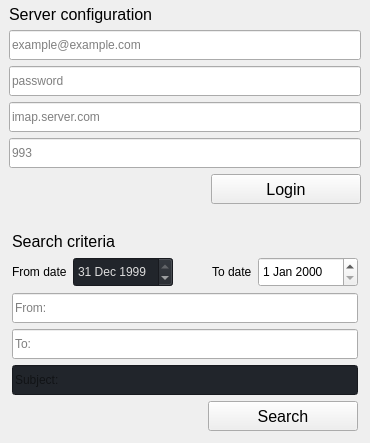
                 <widget class="QFrame" name="leftContent">
                  <property name="maximumSize">
                   <size>
                    <width>370</width>
                    <height>16777215</height>
                   </size>
                  </property>
                  <layout class="QVBoxLayout" name="verticalLayout_9">
                   <property name="leftMargin">
                    <number>0</number>
                   </property>
                   <property name="topMargin">
                    <number>0</number>
                   </property>
                   <property name="rightMargin">
                    <number>0</number>
                   </property>
                   <property name="bottomMargin">
                    <number>0</number>
                   </property>
                   <item>
                    <widget class="QFrame" name="server_configuration">
                     <property name="frameShape">
                      <enum>QFrame::NoFrame</enum>
                     </property>
                     <layout class="QVBoxLayout" name="server_configuration_vlayout">
                      <property name="topMargin">
                       <number>5</number>
                      </property>
                      <property name="bottomMargin">
                       <number>0</number>
                      </property>
                      <item>
                       <widget class="QLabel" name="sever_configuration_title">
                        <property name="font">
                         <font>
                          <family>Segoe UI</family>
                          <pointsize>12</pointsize>
                          <weight>50</weight>
                          <italic>false</italic>
                          <bold>false</bold>
                         </font>
                        </property>
                        <property name="styleSheet">
                         <string notr="true"/>
                        </property>
                        <property name="text">
                         <string>Server configuration</string>
                        </property>
                       </widget>
                      </item>
                      <item>
                       <widget class="QLineEdit" name="login">
                        <property name="minimumSize">
                         <size>
                          <width>0</width>
                          <height>30</height>
                         </size>
                        </property>
                        <property name="text">
                         <string/>
                        </property>
                        <property name="placeholderText">
                         <string>example@example.com</string>
                        </property>
                       </widget>
                      </item>
                      <item>
                       <widget class="QLineEdit" name="password">
                        <property name="minimumSize">
                         <size>
                          <width>0</width>
                          <height>30</height>
                         </size>
                        </property>
                        <property name="echoMode">
                         <enum>QLineEdit::Password</enum>
                        </property>
                        <property name="placeholderText">
                         <string>password</string>
                        </property>
                       </widget>
                      </item>
                      <item>
                       <widget class="QLineEdit" name="server_name">
                        <property name="minimumSize">
                         <size>
                          <width>0</width>
                          <height>30</height>
                         </size>
                        </property>
                        <property name="placeholderText">
                         <string>imap.server.com</string>
                        </property>
                       </widget>
                      </item>
                      <item>
                       <widget class="QLineEdit" name="server_port">
                        <property name="minimumSize">
                         <size>
                          <width>0</width>
                          <height>30</height>
                         </size>
                        </property>
                        <property name="text">
                         <string/>
                        </property>
                        <property name="placeholderText">
                         <string>993</string>
                        </property>
                       </widget>
                      </item>
                      <item>
                       <layout class="QHBoxLayout" name="loginButtonLayout">
                        <property name="bottomMargin">
                         <number>10</number>
                        </property>
                        <item>
                         <spacer name="login_spacer">
                          <property name="orientation">
                           <enum>Qt::Horizontal</enum>
                          </property>
                          <property name="sizeHint" stdset="0">
                           <size>
                            <width>40</width>
                            <height>20</height>
                           </size>
                          </property>
                         </spacer>
                        </item>
                        <item>
                         <widget class="QPushButton" name="login_button">
                          <property name="enabled">
                           <bool>true</bool>
                          </property>
                          <property name="minimumSize">
                           <size>
                            <width>150</width>
                            <height>30</height>
                           </size>
                          </property>
                          <property name="maximumSize">
                           <size>
                            <width>150</width>
                            <height>16777215</height>
                           </size>
                          </property>
                          <property name="font">
                           <font>
                            <family>Segoe UI</family>
                            <pointsize>12</pointsize>
                            <weight>50</weight>
                            <italic>false</italic>
                            <bold>false</bold>
                           </font>
                          </property>
                          <property name="cursor">
                           <cursorShape>PointingHandCursor</cursorShape>
                          </property>
                          <property name="layoutDirection">
                           <enum>Qt::LeftToRight</enum>
                          </property>
                          <property name="styleSheet">
                           <string notr="true"/>
                          </property>
                          <property name="text">
                           <string>Login</string>
                          </property>
                          <property name="iconSize">
                           <size>
                            <width>0</width>
                            <height>0</height>
                           </size>
                          </property>
                         </widget>
                        </item>
                       </layout>
                      </item>
                     </layout>
                    </widget>
                   </item>
                   <item>
                    <widget class="QFrame" name="search_criteria">
                     <property name="enabled">
                      <bool>true</bool>
                     </property>
                     <property name="maximumSize">
                      <size>
                       <width>16777215</width>
                       <height>283</height>
                      </size>
                     </property>
                     <property name="frameShape">
                      <enum>QFrame::NoFrame</enum>
                     </property>
                     <property name="frameShadow">
                      <enum>QFrame::Plain</enum>
                     </property>
                     <layout class="QVBoxLayout" name="verticalLayout_11">
                      <property name="spacing">
                       <number>6</number>
                      </property>
                      <property name="leftMargin">
                       <number>12</number>
                      </property>
                      <property name="topMargin">
                       <number>12</number>
                      </property>
                      <property name="rightMargin">
                       <number>12</number>
                      </property>
                      <property name="bottomMargin">
                       <number>12</number>
                      </property>
                      <item>
                       <widget class="QLabel" name="search_criteria_title">
                        <property name="enabled">
                         <bool>true</bool>
                        </property>
                        <property name="font">
                         <font>
                          <family>Segoe UI</family>
                          <pointsize>12</pointsize>
                          <weight>50</weight>
                          <italic>false</italic>
                          <bold>false</bold>
                         </font>
                        </property>
                        <property name="styleSheet">
                         <string notr="true"/>
                        </property>
                        <property name="text">
                         <string>Search criteria</string>
                        </property>
                       </widget>
                      </item>
                      <item>
                       <layout class="QHBoxLayout" name="searchDateLayout">
                        <item>
                         <widget class="QLabel" name="label_from_date">
                          <property name="enabled">
                           <bool>true</bool>
                          </property>
                          <property name="text">
                           <string>From date</string>
                          </property>
                          <property name="textFormat">
                           <enum>Qt::AutoText</enum>
                          </property>
                          <property name="wordWrap">
                           <bool>false</bool>
                          </property>
                         </widget>
                        </item>
                        <item>
                         <widget class="QDateEdit" name="search_date_from">
                          <property name="enabled">
                           <bool>true</bool>
                          </property>
                          <property name="minimumSize">
                           <size>
                            <width>100</width>
                            <height>30</height>
                           </size>
                          </property>
                          <property name="palette">
                           <palette>
                            <active>
                             <colorrole role="WindowText">
                              <brush brushstyle="SolidPattern">
                               <color alpha="255">
                                <red>221</red>
                                <green>221</green>
                                <blue>221</blue>
                               </color>
                              </brush>
                             </colorrole>
                             <colorrole role="Button">
                              <brush brushstyle="SolidPattern">
                               <color alpha="255">
                                <red>33</red>
                                <green>37</green>
                                <blue>43</blue>
                               </color>
                              </brush>
                             </colorrole>
                             <colorrole role="Text">
                              <brush brushstyle="SolidPattern">
                               <color alpha="255">
                                <red>221</red>
                                <green>221</green>
                                <blue>221</blue>
                               </color>
                              </brush>
                             </colorrole>
                             <colorrole role="ButtonText">
                              <brush brushstyle="SolidPattern">
                               <color alpha="255">
                                <red>221</red>
                                <green>221</green>
                                <blue>221</blue>
                               </color>
                              </brush>
                             </colorrole>
                             <colorrole role="Base">
                              <brush brushstyle="SolidPattern">
                               <color alpha="255">
                                <red>33</red>
                                <green>37</green>
                                <blue>43</blue>
                               </color>
                              </brush>
                             </colorrole>
                             <colorrole role="Window">
                              <brush brushstyle="SolidPattern">
                               <color alpha="255">
                                <red>33</red>
                                <green>37</green>
                                <blue>43</blue>
                               </color>
                              </brush>
                             </colorrole>
                            </active>
                            <inactive>
                             <colorrole role="WindowText">
                              <brush brushstyle="SolidPattern">
                               <color alpha="255">
                                <red>221</red>
                                <green>221</green>
                                <blue>221</blue>
                               </color>
                              </brush>
                             </colorrole>
                             <colorrole role="Button">
                              <brush brushstyle="SolidPattern">
                               <color alpha="255">
                                <red>33</red>
                                <green>37</green>
                                <blue>43</blue>
                               </color>
                              </brush>
                             </colorrole>
                             <colorrole role="Text">
                              <brush brushstyle="SolidPattern">
                               <color alpha="255">
                                <red>221</red>
                                <green>221</green>
                                <blue>221</blue>
                               </color>
                              </brush>
                             </colorrole>
                             <colorrole role="ButtonText">
                              <brush brushstyle="SolidPattern">
                               <color alpha="255">
                                <red>221</red>
                                <green>221</green>
                                <blue>221</blue>
                               </color>
                              </brush>
                             </colorrole>
                             <colorrole role="Base">
                              <brush brushstyle="SolidPattern">
                               <color alpha="255">
                                <red>33</red>
                                <green>37</green>
                                <blue>43</blue>
                               </color>
                              </brush>
                             </colorrole>
                             <colorrole role="Window">
                              <brush brushstyle="SolidPattern">
                               <color alpha="255">
                                <red>33</red>
                                <green>37</green>
                                <blue>43</blue>
                               </color>
                              </brush>
                             </colorrole>
                            </inactive>
                            <disabled>
                             <colorrole role="WindowText">
                              <brush brushstyle="SolidPattern">
                               <color alpha="26">
                                <red>255</red>
                                <green>255</green>
                                <blue>255</blue>
                               </color>
                              </brush>
                             </colorrole>
                             <colorrole role="Button">
                              <brush brushstyle="SolidPattern">
                               <color alpha="255">
                                <red>33</red>
                                <green>37</green>
                                <blue>43</blue>
                               </color>
                              </brush>
                             </colorrole>
                             <colorrole role="Text">
                              <brush brushstyle="SolidPattern">
                               <color alpha="26">
                                <red>255</red>
                                <green>255</green>
                                <blue>255</blue>
                               </color>
                              </brush>
                             </colorrole>
                             <colorrole role="ButtonText">
                              <brush brushstyle="SolidPattern">
                               <color alpha="26">
                                <red>255</red>
                                <green>255</green>
                                <blue>255</blue>
                               </color>
                              </brush>
                             </colorrole>
                             <colorrole role="Base">
                              <brush brushstyle="SolidPattern">
                               <color alpha="255">
                                <red>33</red>
                                <green>37</green>
                                <blue>43</blue>
                               </color>
                              </brush>
                             </colorrole>
                             <colorrole role="Window">
                              <brush brushstyle="SolidPattern">
                               <color alpha="255">
                                <red>33</red>
                                <green>37</green>
                                <blue>43</blue>
                               </color>
                              </brush>
                             </colorrole>
                            </disabled>
                           </palette>
                          </property>
                          <property name="dateTime">
                           <datetime>
                            <hour>18</hour>
                            <minute>0</minute>
                            <second>0</second>
                            <year>1999</year>
                            <month>12</month>
                            <day>31</day>
                           </datetime>
                          </property>
                          <property name="timeSpec">
                           <enum>Qt::UTC</enum>
                          </property>
                         </widget>
                        </item>
                        <item>
                         <spacer name="dateSpacer">
                          <property name="orientation">
                           <enum>Qt::Horizontal</enum>
                          </property>
                          <property name="sizeHint" stdset="0">
                           <size>
                            <width>40</width>
                            <height>20</height>
                           </size>
                          </property>
                         </spacer>
                        </item>
                        <item>
                         <widget class="QLabel" name="label_to_date">
                          <property name="enabled">
                           <bool>true</bool>
                          </property>
                          <property name="text">
                           <string>To date</string>
                          </property>
                         </widget>
                        </item>
                        <item>
                         <widget class="QDateEdit" name="search_date_to">
                          <property name="enabled">
                           <bool>true</bool>
                          </property>
                          <property name="minimumSize">
                           <size>
                            <width>100</width>
                            <height>30</height>
                           </size>
                          </property>
                          <property name="calendarPopup">
                           <bool>false</bool>
                          </property>
                         </widget>
                        </item>
                       </layout>
                      </item>
                      <item>
                       <widget class="QLineEdit" name="search_email_from">
                        <property name="enabled">
                         <bool>true</bool>
                        </property>
                        <property name="minimumSize">
                         <size>
                          <width>0</width>
                          <height>30</height>
                         </size>
                        </property>
                        <property name="styleSheet">
                         <string notr="true"/>
                        </property>
                        <property name="text">
                         <string/>
                        </property>
                        <property name="placeholderText">
                         <string>From:</string>
                        </property>
                       </widget>
                      </item>
                      <item>
                       <widget class="QLineEdit" name="search_email_to">
                        <property name="enabled">
                         <bool>true</bool>
                        </property>
                        <property name="minimumSize">
                         <size>
                          <width>0</width>
                          <height>30</height>
                         </size>
                        </property>
                        <property name="text">
                         <string/>
                        </property>
                        <property name="placeholderText">
                         <string>To:</string>
                        </property>
                       </widget>
                      </item>
                      <item>
                       <widget class="QLineEdit" name="search_email_subject">
                        <property name="enabled">
                         <bool>true</bool>
                        </property>
                        <property name="minimumSize">
                         <size>
                          <width>0</width>
                          <height>30</height>
                         </size>
                        </property>
                        <property name="styleSheet">
                         <string notr="true">background-color: rgb(33, 37, 43);</string>
                        </property>
                        <property name="text">
                         <string/>
                        </property>
                        <property name="readOnly">
                         <bool>true</bool>
                        </property>
                        <property name="placeholderText">
                         <string>Subject:</string>
                        </property>
                       </widget>
                      </item>
                      <item>
                       <layout class="QHBoxLayout" name="searchButtonLayout">
                        <item>
                         <spacer name="searchButtonSpacer">
                          <property name="orientation">
                           <enum>Qt::Horizontal</enum>
                          </property>
                          <property name="sizeHint" stdset="0">
                           <size>
                            <width>40</width>
                            <height>20</height>
                           </size>
                          </property>
                         </spacer>
                        </item>
                        <item>
                         <widget class="QPushButton" name="search_button">
                          <property name="enabled">
                           <bool>true</bool>
                          </property>
                          <property name="minimumSize">
                           <size>
                            <width>150</width>
                            <height>30</height>
                           </size>
                          </property>
                          <property name="maximumSize">
                           <size>
                            <width>16777215</width>
                            <height>16777215</height>
                           </size>
                          </property>
                          <property name="font">
                           <font>
                            <family>Segoe UI</family>
                            <pointsize>12</pointsize>
                            <weight>50</weight>
                            <italic>false</italic>
                            <bold>false</bold>
                           </font>
                          </property>
                          <property name="cursor">
                           <cursorShape>PointingHandCursor</cursorShape>
                          </property>
                          <property name="layoutDirection">
                           <enum>Qt::LeftToRight</enum>
                          </property>
                          <property name="text">
                           <string>Search</string>
                          </property>
                          <property name="iconSize">
                           <size>
                            <width>0</width>
                            <height>0</height>
                           </size>
                          </property>
                         </widget>
                        </item>
                       </layout>
                      </item>
                     </layout>
                    </widget>
                   </item>
                  </layout>
                 </widget>
